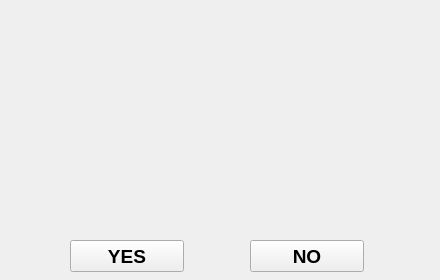
<?xml version="1.0" encoding="UTF-8"?>
<ui version="4.0">
 <class>Jeu_Ui_Quickshape</class>
 <widget class="QWidget" name="Jeu_Ui_Quickshape">
  <property name="geometry">
   <rect>
    <x>0</x>
    <y>0</y>
    <width>440</width>
    <height>280</height>
   </rect>
  </property>
  <property name="windowTitle">
   <string>Form</string>
  </property>
  <widget class="QPushButton" name="YES">
   <property name="geometry">
    <rect>
     <x>70</x>
     <y>240</y>
     <width>114</width>
     <height>32</height>
    </rect>
   </property>
   <property name="font">
    <font>
     <pointsize>14</pointsize>
     <weight>75</weight>
     <bold>true</bold>
    </font>
   </property>
   <property name="text">
    <string>YES</string>
   </property>
  </widget>
  <widget class="QPushButton" name="NO">
   <property name="geometry">
    <rect>
     <x>250</x>
     <y>240</y>
     <width>114</width>
     <height>32</height>
    </rect>
   </property>
   <property name="font">
    <font>
     <pointsize>14</pointsize>
     <weight>75</weight>
     <bold>true</bold>
    </font>
   </property>
   <property name="text">
    <string>NO</string>
   </property>
  </widget>
  <widget class="QLabel" name="PICTURE">
   <property name="geometry">
    <rect>
     <x>120</x>
     <y>0</y>
     <width>200</width>
     <height>200</height>
    </rect>
   </property>
   <property name="text">
    <string/>
   </property>
  </widget>
 </widget>
 <resources/>
 <connections/>
</ui>
